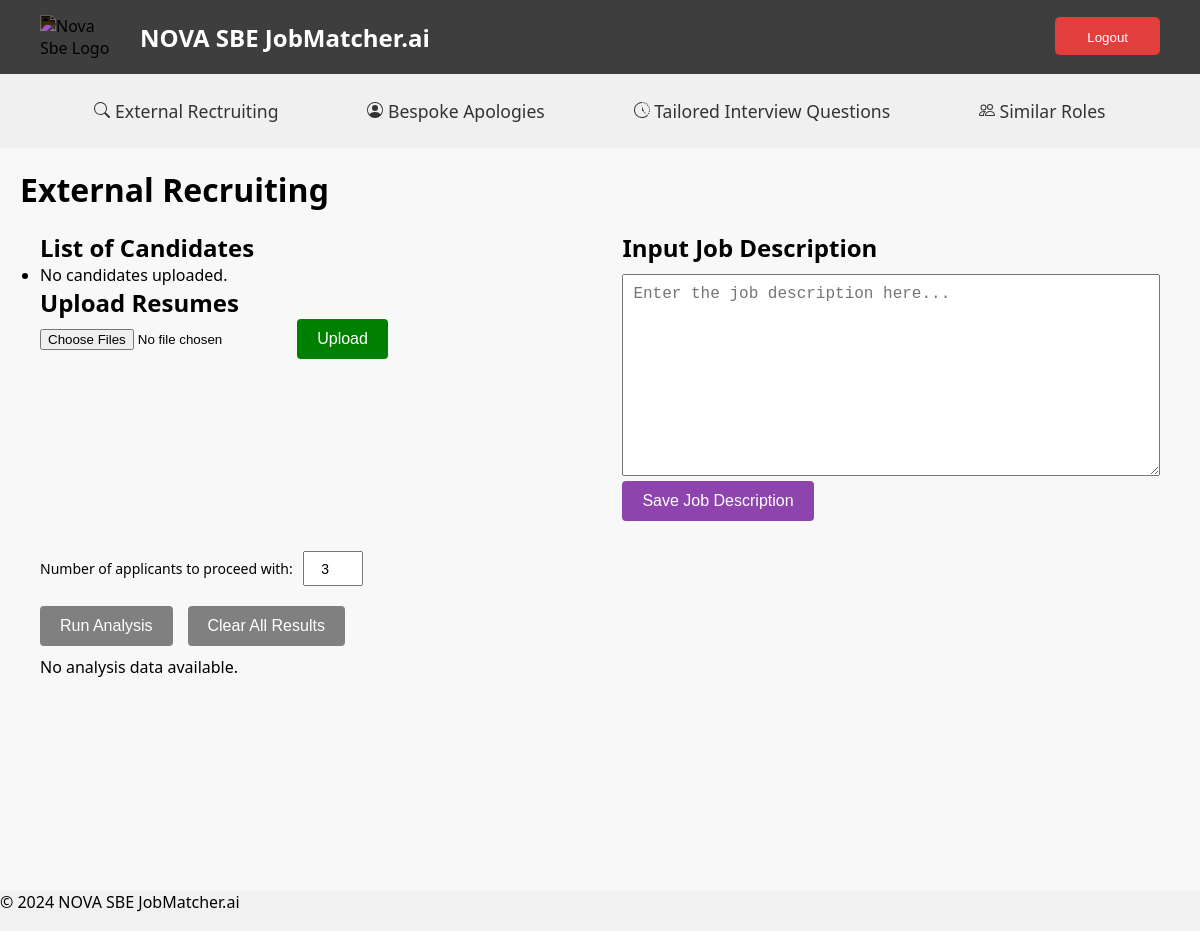
Page /ext_recruit (signed in) on the earlier database version.
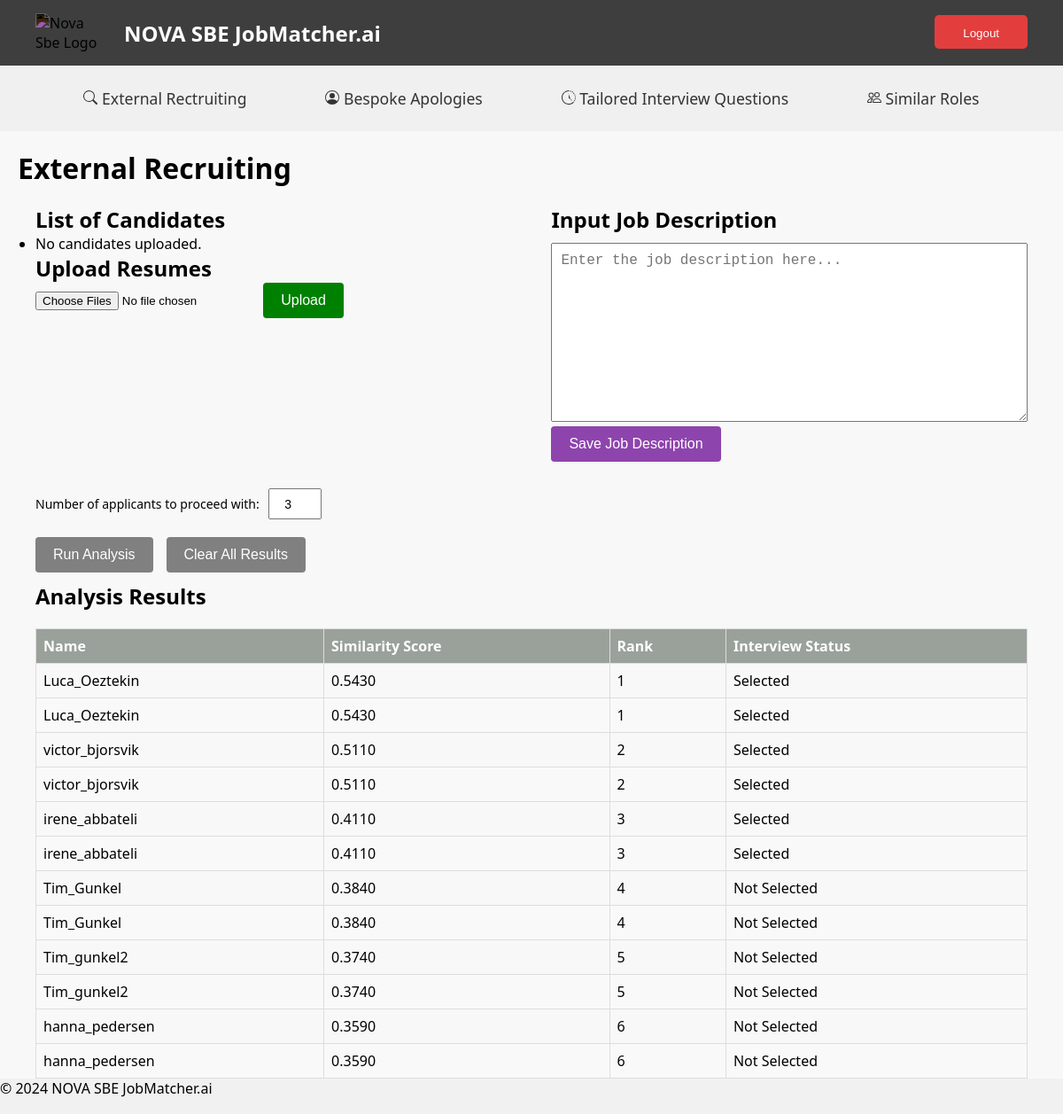
Same page on the later database version.
### tables this page shows
CREATE TABLE applicants (
    applicant_id INTEGER PRIMARY KEY AUTOINCREMENT,
    name TEXT NOT NULL,
    contact_info TEXT,
    skills TEXT,
    degrees TEXT,
    similarity_score REAL,
    rank INTEGER,
    interview_status TEXT
);

### user_interface/recruitment/routes.py (the view)
@recruitment_bp.route('/ext_recruit', methods=['GET'])
@login_required
def ext_recruit():
    upload_folder = current_app.config['UPLOAD_FOLDER_EXT']
    applicants = [file for file in os.listdir(upload_folder) if file.endswith('.pdf')]
    job_description = session.get('job_description', '')
    analysis_data = []
    columns = []
    db = get_db()
    cursor = db.cursor()
    cursor.execute("""
        SELECT name, similarity_score, rank, interview_status
        FROM applicants
        WHERE similarity_score IS NOT NULL
        ORDER BY rank ASC
    """)
    ranked_applicants = cursor.fetchall()
    if ranked_applicants:
        analysis_data = [{
            'name': row[0],
            'similarity_score': round(row[1], 3),
            'rank': row[2],
            'interview_status': row[3]
        } for row in ranked_applicants]
        columns = ['name', 'similarity_score', 'rank', 'interview_status']
    return render_template(
        "ext_recruit.html",
        applicants=applicants,
        analysis_data=analysis_data,
        job_description=job_description,
        columns=columns
    )

### user_interface/helpers.py (called while the page is built)
def get_db():
    if 'db' not in g:
        g.db = sqlite3.connect('skills.db')
        g.db.execute('PRAGMA foreign_keys = ON;')
    return g.db

def login_required(f):
    @wraps(f)
    def decorated_function(*args, **kwargs):
        if session.get("user_id") is None:
            return redirect("/login")
        return f(*args, **kwargs)
    return decorated_function

### user_interface/templates/ext_recruit.html (shortened to what this page needs)
{% extends "layout.html" %}
{% block main %}
<h1>External Recruiting</h1>
<div class="content-wrapper">
    <div class="flex-container">
        <div class="left-section">
            <div>
                <h2>List of Candidates</h2>
                <ul>
                    {% for applicant in applicants %}
                        <li>{{ applicant }}</li>
                    {% else %}
                        <li>No candidates uploaded.</li>
                    {% endfor %}
                </ul>
            </div>
            <div>
                <h2>Upload Resumes</h2>
                <form action="{{ url_for('recruitment.upload_files') }}" method="post" enctype="multipart/form-data">
                    <input type="file" name="files" multiple required>
                    <input type="submit" value="Upload" class="action-button upload-button">
                </form>
            </div>
        </div>
        <div class="right-section">
            <h2>Input Job Description</h2>
            <form method="post" action="{{ url_for('recruitment.submit_job_description') }}">
                <textarea name="job_description" rows="10" cols="50" placeholder="Enter the job description here..." required>{{ job_description or '' }}</textarea>
                <br>
                <input type="submit" value="Save Job Description" class="action-button job-desc-button">
            </form>
        </div>
    </div>
   <form method="post" action="/ext_recruit/run_analysis" id="analysis-form" class="analysis-form">
    <div class="input-group">
        <label for="num_applicants">Number of applicants to proceed with:</label>
        <input type="number" id="num_applicants" name="num_applicants" min="1" value="3" required>
    </div>
    <div class="buttons-container">
            <button type="submit" class="action-button run-button" {% if not applicants or not job_description %}disabled{% endif %}>
                Run Analysis
            </button>
        </form>
        <form method="post" action="/ext_recruit/clear" onsubmit="return confirm('Are you sure you want to delete all uploaded resumes and clear results?');">
            <button type="submit" class="action-button clear-button" {% if not applicants %}disabled{% endif %}>
                Clear All Results
            </button>
        </form>
    </div>
    <div class="analysis-results">
        {% if analysis_data %}
            <h2>Analysis Results</h2>
            <table class="table table-striped">
                <thead>
                    <tr>
                        {% for column in columns %}
                            <th>{{ column.replace('_', ' ').title() }}</th>
                        {% endfor %}
                    </tr>
                </thead>
                <tbody>
                    {% for row in analysis_data %}
                        <tr>
                            {% for column in columns %}
                                <td>
                                    {% if column == "similarity_score" %}
                                        {{ "{:.4f}".format(row[column]) }}
                                    {% else %}
                                        {{ row[column] }}
                                    {% endif %}
                                </td>
                            {% endfor %}
                        </tr>
                    {% endfor %}
                </tbody>
            </table>
        {% else %}
            <p>No analysis data available.</p>
        {% endif %}
    </div>
{% endblock %}

### user_interface/templates/layout.html (shortened to what this page needs)
<!DOCTYPE html>
<html lang="en">
<head>
  <link rel="stylesheet" href="{{ url_for('static', filename='styles.css') }}">
  <link rel="stylesheet" href="https://cdnjs.cloudflare.com/ajax/libs/font-awesome/6.2.0/css/all.min.css"
 />
  <link href="https://cdn.jsdelivr.net/npm/select2@4.1.0-rc.0/dist/css/select2.min.css" rel="stylesheet" />
  <link rel="stylesheet" href="//cdnjs.cloudflare.com/ajax/libs/highlight.js/11.7.0/styles/default.min.css">
</head>
<body>
  <header>
    <div class="header-container">
      <a href="/" class="logo-link">
        <div class="logo-container">
          <img src="https://upload.wikimedia.org/wikipedia/commons/thumb/c/c1/NovaSBE_Logo.svg/2560px-NovaSBE_Logo.svg.png"
              alt="Nova Sbe Logo" class="logo">
          <h1>NOVA SBE JobMatcher.ai</h1>
        </div>
      </a>
      <div class="logout">
        <a href="/logout" class="logout-button">
          <button class="logout-button">Logout</button>
        </a>
      </div>
    </div>
  </header>
  <nav class="navigation">
    <a href="{{ url_for('recruitment.ext_recruit') }}" class="nav-button">
      <svg xmlns="http://www.w3.org/2000/svg" width="16" height="16" fill="currentColor" class="bi bi-search"
        viewBox="0 0 16 16">
        <path
          d="M11.742 10.344a6.5 6.5 0 1 0-1.397 1.398h-.001q.044.06.098.115l3.85 3.85a1 1 0 0 0 1.415-1.414l-3.85-3.85a1 1 0 0 0-.115-.1zM12 6.5a5.5 5.5 0 1 1-11 0 5.5 5.5 0 0 1 11 0" />
      </svg> External Rectruiting
    </a>
    <a href="/bespoke_apology" class="nav-button">
       Bespoke Apologies
    </a>
    <a href="/tailored_interviews" class="nav-button">
       Tailored Interview Questions
    </a>
    <a href="{{ url_for('roles.roles') }}" class="nav-button">
      Similar Roles
    </a>
  </nav>
  <main id="main-content">
    {% block main %}{% endblock %}
  </main>
  <footer style="position: fixed; left: 0; bottom: 0; width: 100%; background-color: #f1f1f1; text-align: left;">
    <p id="easter-egg-footer">&copy; 2024 NOVA SBE JobMatcher.ai</p>
  </footer>
</body>
</html>

### user_interface/static/styles.css (style rules this page uses)
body { font-family: 'Segoe UI', Roboto, Arial, sans-serif; margin: 0; padding: 0; background-color: #f8f8f8; overflow-x: hidden; }
header { background-color: #3e3e3e; color: white; padding: 5px 20px; display: flex; align-items: center; justify-content: space-between; }
.header-container { flex-grow: 1; display: flex; align-items: center; justify-content: flex-start; padding: 10px 20px; }
.logo { width: 80px; margin-right: 20px; filter: invert(100%); }
.register-link, .login-link, .logout { margin-left: auto; font-size: 16px; }
.register-link a, .login-link a, .logout { color: #fff; text-decoration: none; }
.logout { margin-left: auto; }
.register-button, .login-button, .logout-button { background-color: #e33e3e; color: white; border: none; padding: 8px 16px; border-radius: 5px; cursor: pointer; }
.logo-link { text-decoration: none; color: inherit; display: inline-block; }
.logo-container { display: flex; align-items: center; }
.logo-link h1 { margin: 0; padding: 0; font-size: 24px; }
.navigation { display: flex; align-items: center; flex-grow: 1; justify-content: space-around; background-color: #f0f0f0; padding: 15px 50px; }
.nav-button { text-decoration: none; color: #333; padding: 10px 20px; margin: 0 10px; border-radius: 5px; transition: background-color 0.3s ease; font-size: 1.1em; cursor: pointer; }
main { padding: 20px; }

### user_interface/templates/ext_recruit.html (style rules this page uses)
* { margin: 0; padding: 0; box-sizing: border-box; }
html, body { height: 100%; }
.content-wrapper { min-height: calc(100vh - 100px); padding: 20px; }
footer { height: 40px; }
.flex-container { display: flex; flex-wrap: wrap; justify-content: space-between; align-items: flex-start; margin-bottom: 20px; }
.left-section, .right-section { width: 48%; }
.left-section { margin-right: 20px; }
.buttons-container { display: flex; flex-direction: row; align-items: center; gap: 15px; margin-top: 20px; justify-content: flex-start; }
.input-group { display: flex; align-items: center; gap: 10px; }
.input-group label { font-size: 14px; }
.input-group input { width: 60px; height: 35px; padding: 5px; font-size: 14px; text-align: center; }
.action-button { flex: none; color: white; padding: 10px 20px; border: none; border-radius: 4px; cursor: pointer; font-size: 16px; margin-bottom: 10px; height: 40px; max-width: 200px; width: auto; }
.action-button:disabled { background-color: grey; cursor: not-allowed; }
.clear-button { background-color: red; }
.run-button { background-color: blue; }
.upload-button { background-color: green; }
.job-desc-button { background-color: #8e44ad; }
textarea { width: 100%; max-width: 600px; font-size: 16px; padding: 10px; margin-top: 10px; }
table { width: 100%; border-collapse: collapse; margin-top: 20px; }
th, td { text-align: left; padding: 8px; border: 1px solid #ddd; }
tr:nth-child(even) { background-color: #f9f9f9; }
th { background-color: #9aa19a; color: white; }

Differences in the rows shown:
added applicants: name "Luca_Oeztekin" "1" "Selected", similarity_score "0.5430"
added applicants: name "Luca_Oeztekin" "1" "Selected", similarity_score "0.5430"
added applicants: name "victor_bjorsvik" "2" "Selected", similarity_score "0.5110"
added applicants: name "victor_bjorsvik" "2" "Selected", similarity_score "0.5110"
added applicants: name "irene_abbateli" "3" "Selected", similarity_score "0.4110"
added applicants: name "irene_abbateli" "3" "Selected", similarity_score "0.4110"
added applicants: name "Tim_Gunkel" "4" "Not Selected", similarity_score "0.3840"
added applicants: name "Tim_Gunkel" "4" "Not Selected", similarity_score "0.3840"
added applicants: name "Tim_gunkel2" "5" "Not Selected", similarity_score "0.3740"
added applicants: name "Tim_gunkel2" "5" "Not Selected", similarity_score "0.3740"
added applicants: name "hanna_pedersen" "6" "Not Selected", similarity_score "0.3590"
added applicants: name "hanna_pedersen" "6" "Not Selected", similarity_score "0.3590"
Other differences:
text no longer shown: "No analysis data available."
text now shown: "Analysis Results"
new list line: "Name"
new list line: "Similarity Score"
new list line: "Rank"
new list line: "Interview Status"
